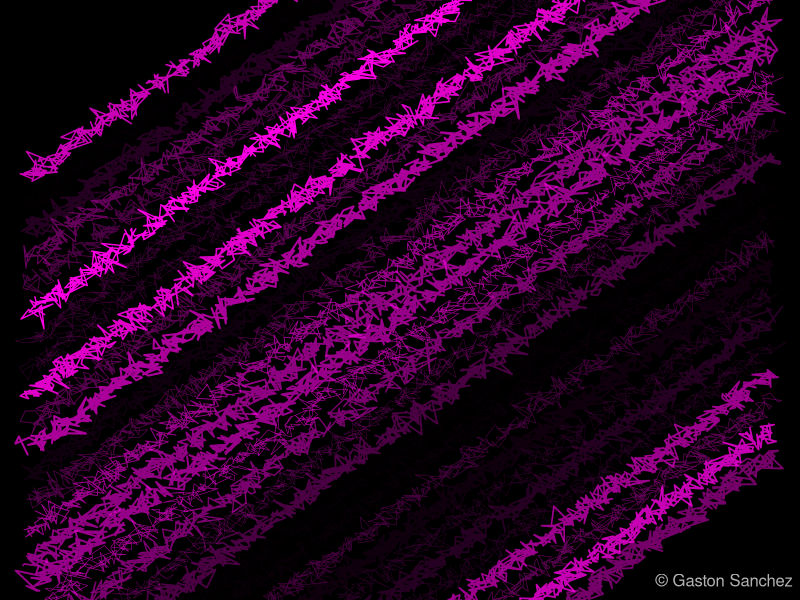

This figure's R source:
##################################################################################
# Title:      Pink Barbs
# Copyright:  Copyright (c) 2012, under the Simplified BSD License
# Author:     Gaston Sanchez
# url:        www.gastonsanchez.com/projects/rtist
##################################################################################

# Don't use my working directory!
setwd("/Users/gaston/Documents/Rtist_Plots/Images")

# ========================================================================
# Pink Barbs
# ========================================================================
# generate pairs of x-y values
x = seq(1, 100, length=1000)
y = x + rnorm(1000)

png("pink_barbs.png", width=700, height=400)
# set graphical paramters
op = par(bg="black", mar=rep(0,4))
# plot
plot(x, y, type='n')
for (i in seq(-80,70,by=5))
{
  lines(x+rnorm(1000), x + i + rnorm(1000,2), pch=19, 
        col=hsv(.85,1,1,runif(1000)), lwd=sample(seq(0.3,2,length=20), 1))
}
# signature
legend("bottomright", legend="© Gaston Sanchez", bty="n", text.col="gray70")
# reset par
par(op)
dev.off()
